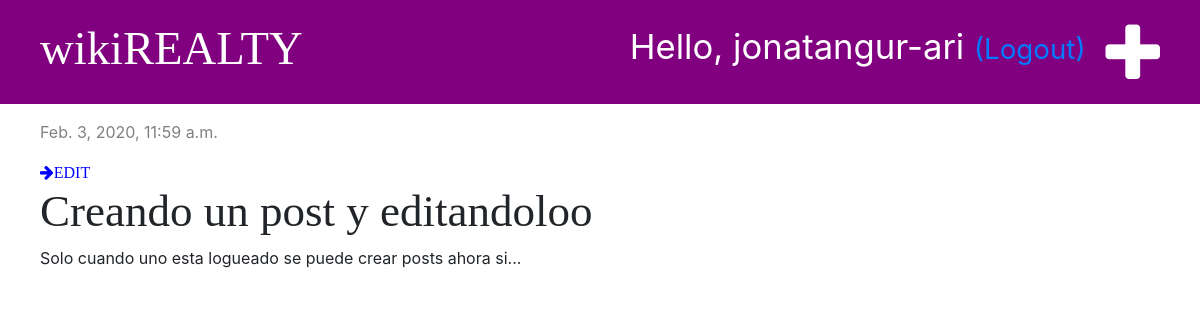
The page /post/8/ (signed in) on the database its author committed.
### blog/models.py (models this page shows, shortened)
class Post(models.Model):
    title = models.CharField(max_length=200)
    author = models.ForeignKey('auth.User', on_delete=models.CASCADE)
    text = models.TextField()
    created_date = models.DateTimeField(default=timezone.now)
    published_date = models.DateTimeField(blank=True, null=True)

### blog/views.py (the view)
# urls.py: path('post/<int:pk>/', views.post_detail, name='post_detail'),
def post_detail(request, pk):
    post = get_object_or_404(Post, pk=pk)
    stuff_for_frontend = {'post':post}
    return render(request, 'blog/post_detail.html', stuff_for_frontend)

### blog/templates/blog/post_detail.html (shortened to what this page needs)
{% extends 'blog/base.html' %}
{% block content %}
    <div class="post">
        {% if post.published_date %}
            <p><div class="date">
                    {{ post.published_date }}
            </div></p>
        {% endif %}
        {% if user.is_authenticated %}
            <a href="{% url 'post_edit' pk=post.pk %}">  <i class="fa fa-arrow-right" style="color:blue">EDIT</i></a>
        {% endif %}
        <h1>{{ post.title }}</h1>
        <p>{{ post.text|linebreaksbr }}</p>
    </div>
{% endblock %}

### blog/templates/blog/base.html (shortened to what this page needs)
{% load static %}
<!DOCTYPE html>
<html>
<head>
    <link href="https://stackpath.bootstrapcdn.com/bootstrap/4.4.1/css/bootstrap.min.css" rel="stylesheet"
>
    <link rel="stylesheet" href="{% static 'css/blog.css' %}">
    <link href="https://maxcdn.bootstrapcdn.com/font-awesome/4.7.0/css/font-awesome.min.css" rel="stylesheet" type='text/css'>
</head>
<body>
    <div class="page-header">
        {% if user.is_authenticated %}
            <a href="{% url 'post_new' %}" class="top-menu"><i class="fa fa-plus fa-2x"></i></a>
            <p class="top-menu">Hello, {{ user.username }} <small><a href="{% url 'logout' %}">(Logout)</a></small></p>
        {% else %}
            <a href="{% url 'login' %}" class="top-menu">Login<i class="fas fa-sign-in-alt fa-2x"></i></a>
        {% endif %}
        <h1><a href="/">wikiREALTY</a></h1>
    </div>
    <div class="content container">
        <div class="row">
            {% block content %}
            {% endblock %}
        </div>
    </div>
</body>
</html>

### blog/static/css/blog.css (style rules this page uses)
.page-header { background-color: purple; margin-top: 0; padding: 20px 20px 20px 40px; }
.page-header h1, .page-header h1 a { color: #ffffff; font-size: 35pt; text-decoration: none; }
.content { margin-left: 40px; }
h1, h2, h3, h4 { font-family: 'Tangerine', 'Inconsolata'; font-size: 45px; }
.date { color: grey; }
.post { margin-bottom: 70px; align-content: left; }
.top-menu { color: white; float: right; font-size: 26pt; margin-right: 20px; }

### rows shown on the page
Post: published_date "Feb. 3, 2020, 11:59 a.m.", title "Creando un post y editandoloo", text "Solo cuando uno esta logueado se puede crear posts ahora si..."

### other values the page prints
{{ user.username }} "jonatangur-ari"
